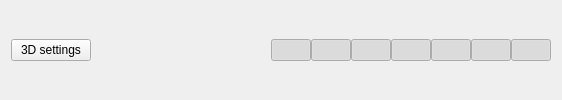
      <widget class="QWidget" name="layoutWidget">
       <layout class="QVBoxLayout" name="verticalLayout3DImage">
        <property name="spacing">
         <number>0</number>
        </property>
        <property name="sizeConstraint">
         <enum>QLayout::SetDefaultConstraint</enum>
        </property>
        <item>
         <layout class="QHBoxLayout" name="horizontalLayout3DSettings">
          <property name="spacing">
           <number>0</number>
          </property>
          <item>
           <widget class="QPushButton" name="pushButton3DSettings">
            <property name="sizePolicy">
             <sizepolicy hsizetype="Minimum" vsizetype="Maximum">
              <horstretch>0</horstretch>
              <verstretch>0</verstretch>
             </sizepolicy>
            </property>
            <property name="minimumSize">
             <size>
              <width>0</width>
              <height>0</height>
             </size>
            </property>
            <property name="text">
             <string>3D settings</string>
            </property>
            <property name="checkable">
             <bool>true</bool>
            </property>
            <property name="checked">
             <bool>false</bool>
            </property>
           </widget>
          </item>
          <item>
           <widget class="QPushButton" name="pushButton3DGeneralSettings">
            <property name="toolTip">
             <string>&lt;html&gt;&lt;head/&gt;&lt;body&gt;&lt;p&gt;AB 3D rendering settings.&lt;/p&gt;&lt;/body&gt;&lt;/html&gt;</string>
            </property>
            <property name="text">
             <string/>
            </property>
            <property name="icon">
             <iconset resource="resources.qrc">
              <normaloff>:/resources/actions/settings3d.png</normaloff>:/resources/actions/settings3d.png</iconset>
            </property>
            <property name="iconSize">
             <size>
              <width>19</width>
              <height>19</height>
             </size>
            </property>
            <property name="flat">
             <bool>true</bool>
            </property>
           </widget>
          </item>
          <item>
           <widget class="QPushButton" name="pushButtonReplotAll">
            <property name="toolTip">
             <string>Replot all</string>
            </property>
            <property name="statusTip">
             <string>Replot all images</string>
            </property>
            <property name="icon">
             <iconset resource="resources.qrc">
              <normaloff>:/resources/actions/replot.png</normaloff>:/resources/actions/replot.png</iconset>
            </property>
            <property name="iconSize">
             <size>
              <width>20</width>
              <height>20</height>
             </size>
            </property>
            <property name="flat">
             <bool>true</bool>
            </property>
           </widget>
          </item>
          <item>
           <widget class="QPushButton" name="pushButtonResetCameraPosition">
            <property name="maximumSize">
             <size>
              <width>20</width>
              <height>16777215</height>
             </size>
            </property>
            <property name="toolTip">
             <string>Reset Camera position</string>
            </property>
            <property name="statusTip">
             <string>Reset camera position</string>
            </property>
            <property name="text">
             <string/>
            </property>
            <property name="icon">
             <iconset resource="resources.qrc">
              <normaloff>:/resources/actions/resetCamera.png</normaloff>:/resources/actions/resetCamera.png</iconset>
            </property>
            <property name="iconSize">
             <size>
              <width>20</width>
              <height>20</height>
             </size>
            </property>
            <property name="flat">
             <bool>true</bool>
            </property>
           </widget>
          </item>
          <item>
           <widget class="QPushButton" name="pushButtonChangeCamPosition">
            <property name="text">
             <string/>
            </property>
            <property name="icon">
             <iconset resource="resources.qrc">
              <normaloff>:/resources/cursors/centerCamCursor.png</normaloff>:/resources/cursors/centerCamCursor.png</iconset>
            </property>
            <property name="iconSize">
             <size>
              <width>20</width>
              <height>20</height>
             </size>
            </property>
            <property name="checkable">
             <bool>true</bool>
            </property>
            <property name="flat">
             <bool>true</bool>
            </property>
           </widget>
          </item>
          <item>
           <spacer name="horizontalSpacer_2">
            <property name="orientation">
             <enum>Qt::Horizontal</enum>
            </property>
            <property name="sizeHint" stdset="0">
             <size>
              <width>40</width>
              <height>20</height>
             </size>
            </property>
           </spacer>
          </item>
          <item>
           <widget class="QPushButton" name="pushButtonToggleDiffuse">
            <property name="statusTip">
             <string>Toggle diffuse</string>
            </property>
            <property name="whatsThis">
             <string>Enable diffuse color</string>
            </property>
            <property name="text">
             <string/>
            </property>
            <property name="icon">
             <iconset resource="resources.qrc">
              <normaloff>:/resources/actions/diffuse.png</normaloff>:/resources/actions/diffuse.png</iconset>
            </property>
            <property name="iconSize">
             <size>
              <width>20</width>
              <height>20</height>
             </size>
            </property>
            <property name="checkable">
             <bool>true</bool>
            </property>
            <property name="checked">
             <bool>true</bool>
            </property>
            <property name="flat">
             <bool>true</bool>
            </property>
           </widget>
          </item>
          <item>
           <widget class="QPushButton" name="pushButtonToggleNormal">
            <property name="statusTip">
             <string>Toggle normal</string>
            </property>
            <property name="whatsThis">
             <string>Enable normal mapping</string>
            </property>
            <property name="text">
             <string/>
            </property>
            <property name="icon">
             <iconset resource="resources.qrc">
              <normaloff>:/resources/actions/normal.png</normaloff>:/resources/actions/normal.png</iconset>
            </property>
            <property name="iconSize">
             <size>
              <width>20</width>
              <height>20</height>
             </size>
            </property>
            <property name="checkable">
             <bool>true</bool>
            </property>
            <property name="checked">
             <bool>true</bool>
            </property>
            <property name="flat">
             <bool>true</bool>
            </property>
           </widget>
          </item>
          <item>
           <widget class="QPushButton" name="pushButtonToggleSpecular">
            <property name="statusTip">
             <string>Toggle specular</string>
            </property>
            <property name="whatsThis">
             <string>Enable specular reflection texture</string>
            </property>
            <property name="icon">
             <iconset resource="resources.qrc">
              <normaloff>:/resources/actions/specular.png</normaloff>:/resources/actions/specular.png</iconset>
            </property>
            <property name="iconSize">
             <size>
              <width>20</width>
              <height>20</height>
             </size>
            </property>
            <property name="checkable">
             <bool>true</bool>
            </property>
            <property name="checked">
             <bool>true</bool>
            </property>
            <property name="flat">
             <bool>true</bool>
            </property>
           </widget>
          </item>
          <item>
           <widget class="QPushButton" name="pushButtonToggleHeight">
            <property name="statusTip">
             <string>Toggle height/displacement</string>
            </property>
            <property name="whatsThis">
             <string>Enable displacement</string>
            </property>
            <property name="text">
             <string/>
            </property>
            <property name="icon">
             <iconset resource="resources.qrc">
              <normaloff>:/resources/actions/height.png</normaloff>:/resources/actions/height.png</iconset>
            </property>
            <property name="iconSize">
             <size>
              <width>20</width>
              <height>20</height>
             </size>
            </property>
            <property name="checkable">
             <bool>true</bool>
            </property>
            <property name="checked">
             <bool>true</bool>
            </property>
            <property name="flat">
             <bool>true</bool>
            </property>
           </widget>
          </item>
          <item>
           <widget class="QPushButton" name="pushButtonToggleOcclusion">
            <property name="statusTip">
             <string>Toggle occlusion</string>
            </property>
            <property name="whatsThis">
             <string>Enable ambient occlusion texture</string>
            </property>
            <property name="text">
             <string/>
            </property>
            <property name="icon">
             <iconset resource="resources.qrc">
              <normaloff>:/resources/actions/occlusion.png</normaloff>:/resources/actions/occlusion.png</iconset>
            </property>
            <property name="iconSize">
             <size>
              <width>20</width>
              <height>20</height>
             </size>
            </property>
            <property name="checkable">
             <bool>true</bool>
            </property>
            <property name="checked">
             <bool>true</bool>
            </property>
            <property name="flat">
             <bool>true</bool>
            </property>
           </widget>
          </item>
          <item>
           <widget class="QPushButton" name="pushButtonToggleRoughness">
            <property name="statusTip">
             <string>Toggle roughness mapping</string>
            </property>
            <property name="whatsThis">
             <string>Enable roughness mapping</string>
            </property>
            <property name="text">
             <string/>
            </property>
            <property name="icon">
             <iconset resource="resources.qrc">
              <normaloff>:/resources/actions/roughness.png</normaloff>:/resources/actions/roughness.png</iconset>
            </property>
            <property name="iconSize">
             <size>
              <width>20</width>
              <height>20</height>
             </size>
            </property>
            <property name="checkable">
             <bool>true</bool>
            </property>
            <property name="checked">
             <bool>true</bool>
            </property>
            <property name="flat">
             <bool>true</bool>
            </property>
           </widget>
          </item>
          <item>
           <widget class="QPushButton" name="pushButtonToggleMetallic">
            <property name="statusTip">
             <string>Toggle metallic texture</string>
            </property>
            <property name="whatsThis">
             <string>Enable metallic texture</string>
            </property>
            <property name="text">
             <string/>
            </property>
            <property name="icon">
             <iconset resource="resources.qrc">
              <normaloff>:/resources/actions/metalic.png</normaloff>:/resources/actions/metalic.png</iconset>
            </property>
            <property name="iconSize">
             <size>
              <width>20</width>
              <height>20</height>
             </size>
            </property>
            <property name="checkable">
             <bool>true</bool>
            </property>
            <property name="checked">
             <bool>true</bool>
            </property>
            <property name="flat">
             <bool>true</bool>
            </property>
           </widget>
          </item>
         </layout>
        </item>
       </layout>
      </widget>
